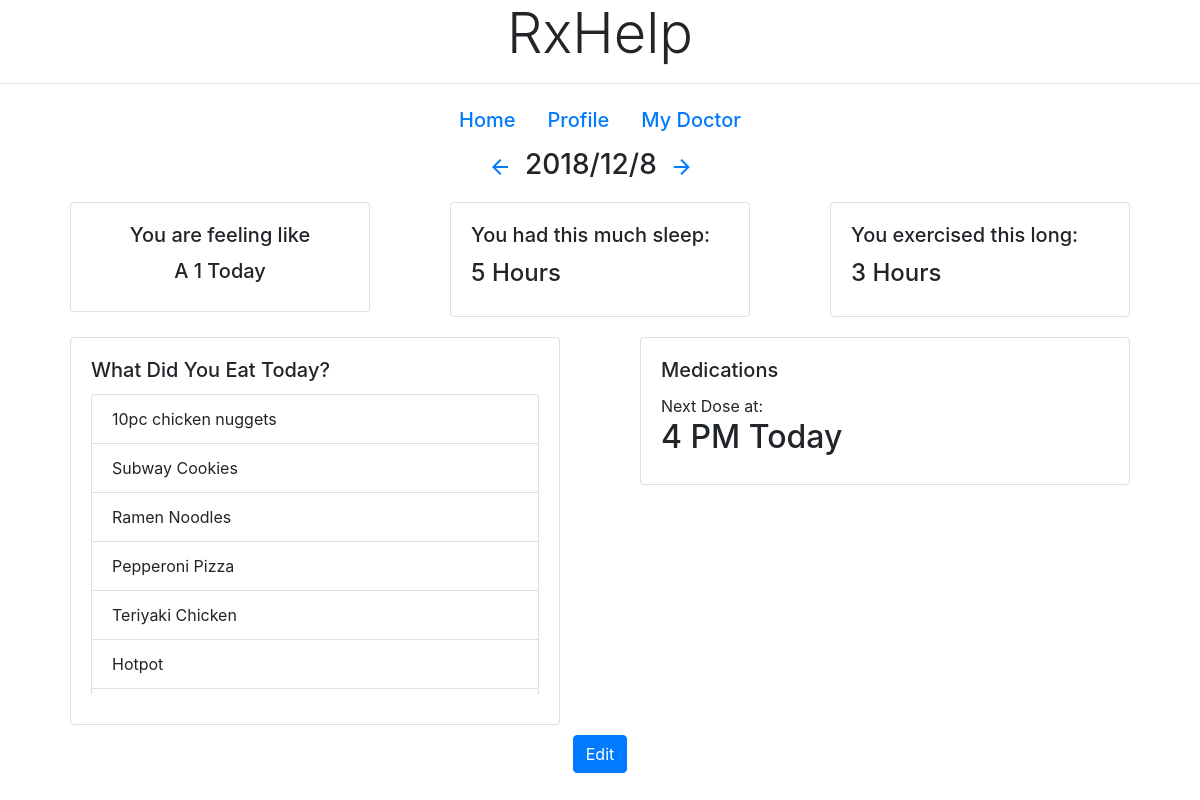
Before: /patientHome/9438 with the older database file.
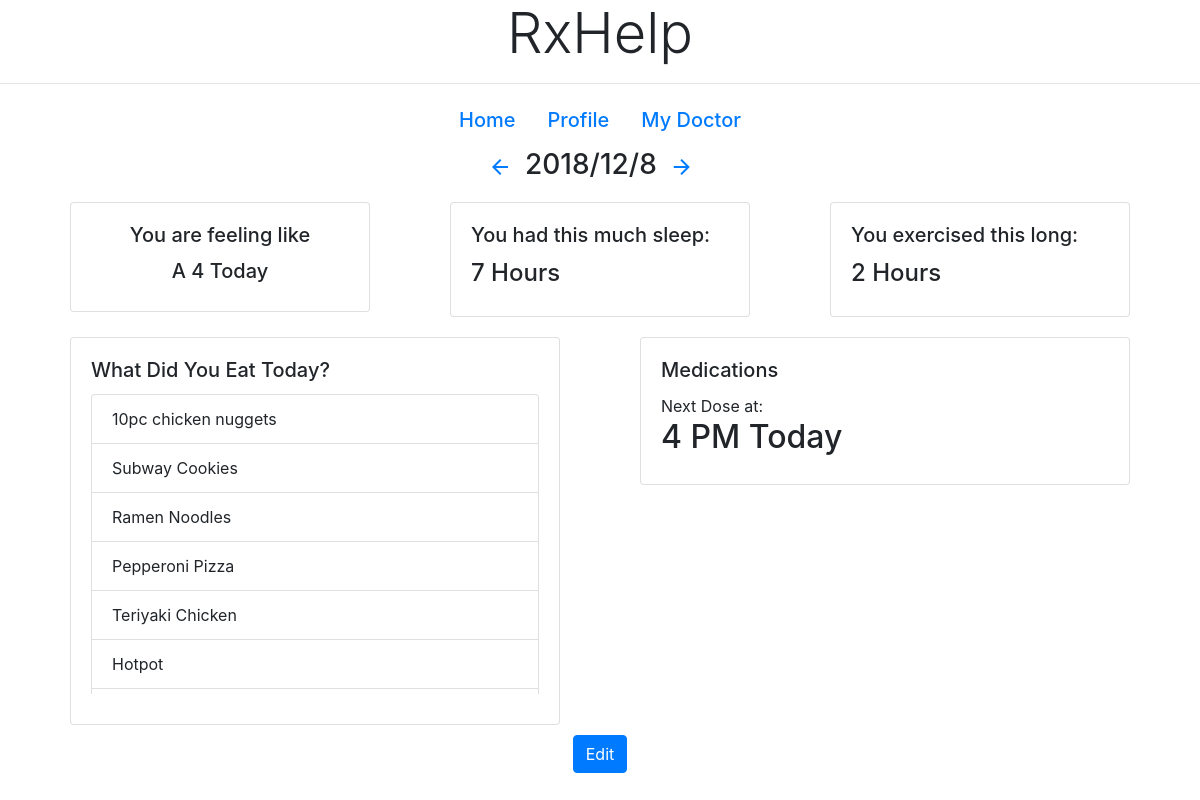
After: the same page with the newer database file.
### tables this page shows
CREATE TABLE entries(
date DATE NOT NULL,
patient_id INT,
entry_id INT PRIMARY KEY,
mood INT, 
sleep INT,
exercise INT,
medication TIME NOT NULL,
diet VARCHAR(255) NOT NULL,
img LONGBLOB NOT NULL
);

CREATE TABLE foods(
food VARCHAR(255) NOT NULL,
id_num INT NOT NULL
);

### app.py (the view)
@app.route('/patientHome/<id_num>', methods=["GET", "POST"])
def homeP(id_num):
    cur = conn.cursor()
    cur.execute("select * from entries where patient_id = ?", (id_num,))
    data = cur.fetchall()
    cur.execute("select * from foods where id_num = ?", (id_num,))
    foods = cur.fetchall()
    return render_template('patient/patientHome.html', data=data, foods=foods)

### templates/patient/patientHome.html (shortened to what this page needs)
<!DOCTYPE html>
<html lang="en">
<head>
  <link rel="stylesheet" href="https://stackpath.bootstrapcdn.com/bootstrap/4.1.3/css/bootstrap.min.css"
>
</head>
<body>
<b><h1 style="text-align: center;" class="display-4">RxHelp</h1></b>
<hr>
<ul class="nav justify-content-center">
  <li class="nav-item">
    <a class="nav-link active" href="/patientHome"><h5>Home</h5></a>
  </li>
  <li class="nav-item">
    <a class="nav-link" href="/patientProfile"><h5>Profile</h5></a>
  </li>
  <li class="nav-item">
    <a class="nav-link" href="/patientMyDoctor"><h5>My Doctor</h5></a>
  </li>
</ul>
  {% for o in data %}
<div id="boxy" class="container">
  <div class="row" style="margin: auto; max-width: 250px">
      <a HREF="#" class="btn btn-lrg-2"><i class="material-icons">arrow_back</i> </a>
      <h3 id="demo"></h3>
      <a HREF="#" class="btn btn-lrg-2"><i class="material-icons">arrow_forward</i> </a>
  </div>
  <div id="myUL">
    <div class="row">
      <div class="col">
        <div class="col">
          <div style="margin: 10px;" class="card">
            <div class="card-body" align="center">
              <h5 class="card-title">You are feeling like  </h5>
               <h5>A {{o[3]}} Today</h5>
            </div>
          </div>
        </div>
      </div>
      <div class="col">
        <div class="col">
          <div style="margin: 10px;" id="sleep" class="card">
            <div class="card-body">
              <h5 class="card-title">You had this much sleep:</h5>
              <h4>{{o[4]}} Hours</h4>
            </div>
          </div>
        </div>
      </div>
      <div class="col">
        <div class="col">
          <div style="margin: 10px;" id="exercise" class="card" style="width: 18rem;">
            <div class="card-body">
              <h5 class="card-title">You exercised this long:</h5>
              <h4>{{o[5]}} Hours</h4>
            </div>
          </div>
        </div>
      </div>
    </div>
    <div id="row2">
      <div class="center row">
        <div class="col center">
          <div class="col">
            <div style="margin: 10px" id="Food" class="card">
              <div class="card-body">
                <h5 class="card-title">What Did You Eat Today?</h5>
                <ul class="list-group">
                  {% for f in foods %}
                  <li class="list-group-item">{{f[0]}}</li>
                  {% endfor %}
                </ul>
              </div>
            </div>
          </div>
        </div>
        <div class="col">
          <div class="col">
            <div style="margin: 10px;" id="medication" class="card" style="width: 18rem;">
              <div class="card-body">
                <h5 class="card-title">Medications</h5>
                <a>Next Dose at:</a><br>
                <h2>{{o[6]}} PM Today</h2>
              </div>
            </div>
          </div>
        </div>
      </div>
    </div>
    <div align="center">
      <a type="button" class="btn btn-primary" href="/patientHome/edit/{{o[1]}}">Edit</a>
    </div>
  </div>
</div>
{% endfor %}
</body>
</html>

### templates/patient/patientHome.html (style rules this page uses)
body { background-image: url("https://patientengagementhit.com/images/site/features/_large/patient-healthcare-access-header.jpg"); background-size: auto auto; }
.list-group { max-height: 300px; margin-bottom: 10px; overflow:scroll; -webkit-overflow-scrolling: touch; }
#boxy { background-color: rgba(255, 255, 255, 0.6); }

Changed rows visible on the page:
changed entries: mood "1" → "4"; sleep "5" → "7"; exercise "3" → "2"
